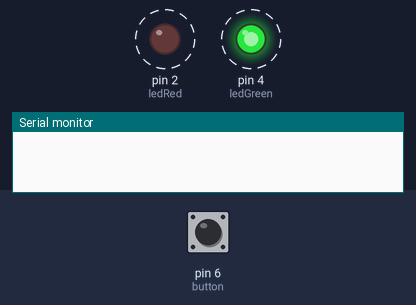
Bench run of a sketch on a simulated Arduino Uno, built with avr-gcc and run on an emulated ATmega328P. Shown: output pins drawn as LEDs (lit = HIGH), the last lines printed to the serial monitor. Dashed ring = blinking. The test bench sets the inputs (shaded band); at power-on: pin 6 (button) HIGH.

Above: at 2.8 s.
2.9 s: pin 6 (button) pulled LOW for 3.2 s
At 6.6 s:
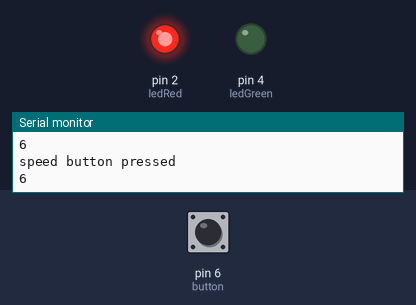
At 7.1 s:
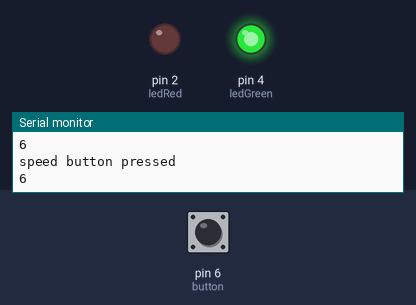
Timing chart, 0 to 16.2 s (numbered marks = the images above; inputs shaded):
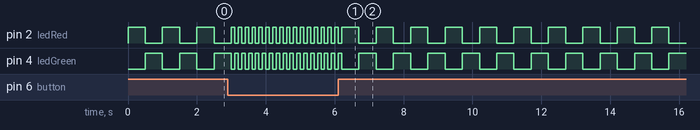

The sketch:

Lampu.ino
```cpp
#define ledRed 2
#define ledGreen 4
#define button 6

void setup() {
  Serial.begin(9600);

  pinMode(button, INPUT);
  digitalWrite(button, HIGH);

  pinMode(ledRed, OUTPUT);
  pinMode(ledGreen, OUTPUT);
}

void ultimate(int option) {
  if (option == 6){
    digitalWrite(ledRed, HIGH);
    delay(100);
    digitalWrite(ledRed, LOW);
    digitalWrite(ledGreen, HIGH);
    delay(100);
    digitalWrite(ledGreen, LOW);
  }
  else{
    digitalWrite(ledRed, HIGH);
    delay(500);
    digitalWrite(ledRed, LOW);
    digitalWrite(ledGreen, HIGH);
    delay(500);
    digitalWrite(ledGreen, LOW);
  }
}

void loop() {
  int isbt = digitalRead(button);

  if(isbt == 0){
    Serial.println("speed button pressed");
    Serial.println(button);
    ultimate(6);
  }
  else{
    ultimate(0);
  }
}
```
